Frame 1 (no input): blank canvas, image omitted
Frame 60 (the mouse pressed at the canvas centre just before this capture): blank canvas, image omitted
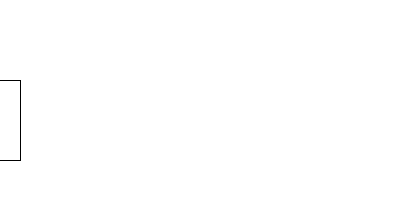
Frame 120 (the mouse held since frame 60 and released just before this capture)

The Processing sketch whose frames 1 and 60 were blank and that drew this single picture after the mouse press (run headless with seeded random() and noise(); from frame 60 on, the mouse is pressed at the canvas centre):

// Processing sketch: processing_60481
// ── processing_60481.pde


int x1 = -150;

void setup()
{
size (400, 200);
}

void draw()
{
background (255);

if (x1<150)
{
x1=x1+1;
} 
rect(x1, 80, 50, 80);
}
